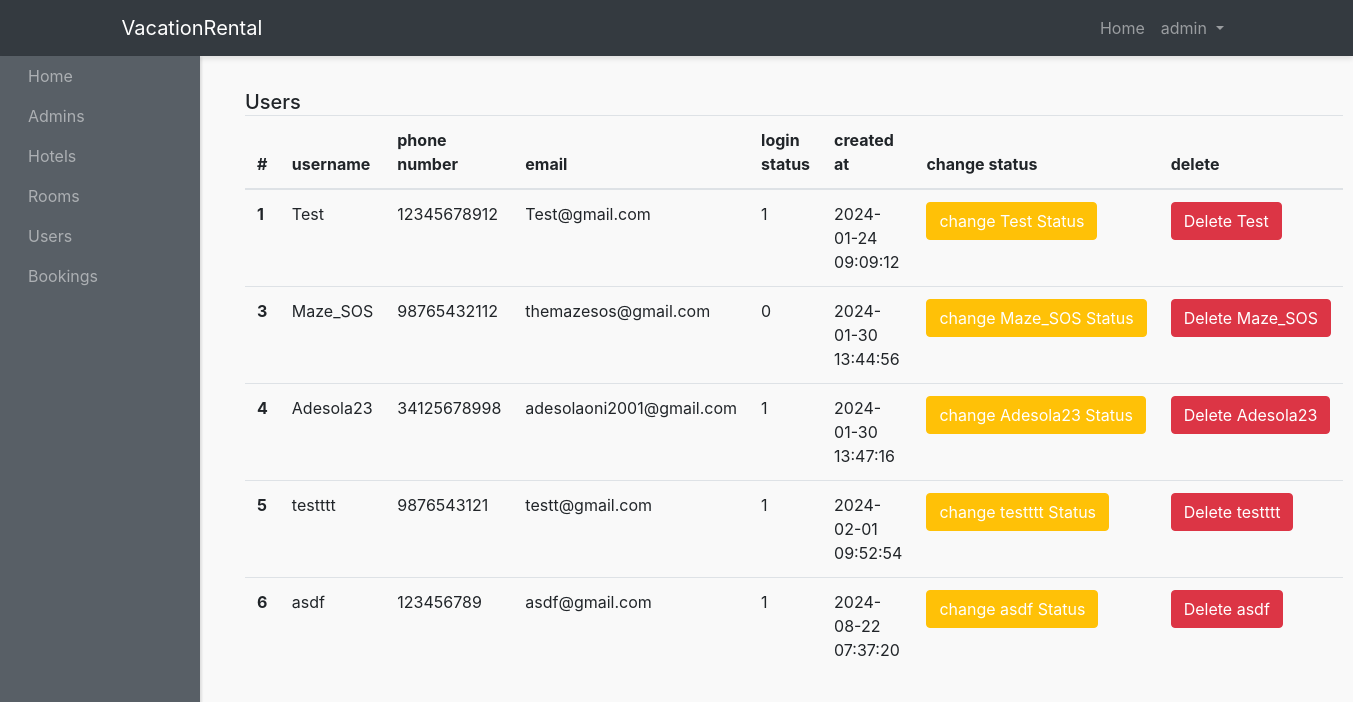
/admin-panel/users-admins/show-users.php (signed in), run on the app's committed database.
### tables this page shows
CREATE TABLE `users` (
  `id` int(11) NOT NULL,
  `username` varchar(255) NOT NULL,
  `phone` varchar(25) NOT NULL,
  `email` varchar(255) NOT NULL,
  `mypassword` varchar(255) NOT NULL,
  `status` int(11) NOT NULL DEFAULT 1,
  `created_at` timestamp NOT NULL DEFAULT current_timestamp()
);

### admin-panel/users-admins/show-users.php (the view, shortened to what this page needs)
<?php require "../layouts/header.php"; ?>
<?php require "../../config/config.php"; ?>
<?php
$users = $conn->query("SELECT * FROM users");
$users->execute();
$allUsers = $users->fetchAll(PDO::FETCH_OBJ);
?>
    <div class="container-fluid">
              <h5 class="card-title mb-4 d-inline">Users</h5>
              <table class="table">
                <thead>
                  <tr>
                    <th scope="col">#</th>
                    <th scope="col">username</th>
                    <th scope="col">phone number</th>
                    <th scope="col">email</th>
                    <th scope="col">login status</th>
                    <th scope="col">created at</th>
                    <th scope="col">change status</th>
                    <th scope="col">delete</th>
                  </tr>
                </thead>
                <tbody>
                <?php foreach($allUsers as $user) : ?>
                  <tr>
                    <th scope="row"><?php echo $user->id; ?></th>
                    <td><?php echo $user->username; ?></td>
                    <td><?php echo $user->phone; ?></td>
                    <td><?php echo $user->email; ?></td>
                    <td><?php echo $user->status; ?></td>
                    <td><?php echo $user->created_at; ?></td>
                    <td><a href="status-users.php?id=<?php echo $user->id; ?>" class="btn btn-warning  text-white text-center ">change <?php echo $user->username; ?> Status</a></td>
                    <td><a href="delete-users.php?id=<?php echo $user->id; ?>" class="btn btn-danger  text-center ">Delete <?php echo $user->username; ?> </a></td>
                  </tr>
                  <?php endforeach; ?>
                </tbody>
              </table>
      </div>
<?php require "../layouts/footer.php"; ?>

### admin-panel/styles/style.css (style rules this page uses)
body { background: #f9f9f9; }

### data on the page
users: id "1", username "Test", phone "12345678912", email "Test@gmail.com", status "1", created_at "2024-01-24 09:09:12"
users: id "3", username "Maze_SOS", phone "98765432112", email "themazesos@gmail.com", status "0", created_at "2024-01-30 13:44:56"
users: id "4", username "Adesola23", phone "34125678998", email "adesolaoni2001@gmail.com", status "1", created_at "2024-01-30 13:47:16"
users: id "5", username "testttt", phone "9876543121", email "testt@gmail.com", status "1", created_at "2024-02-01 09:52:54"
users: id "6", username "asdf", phone "123456789", email "asdf@gmail.com", status "1", created_at "2024-08-22 07:37:20"

### other printed values
$_SESSION['adminname'] "admin"
